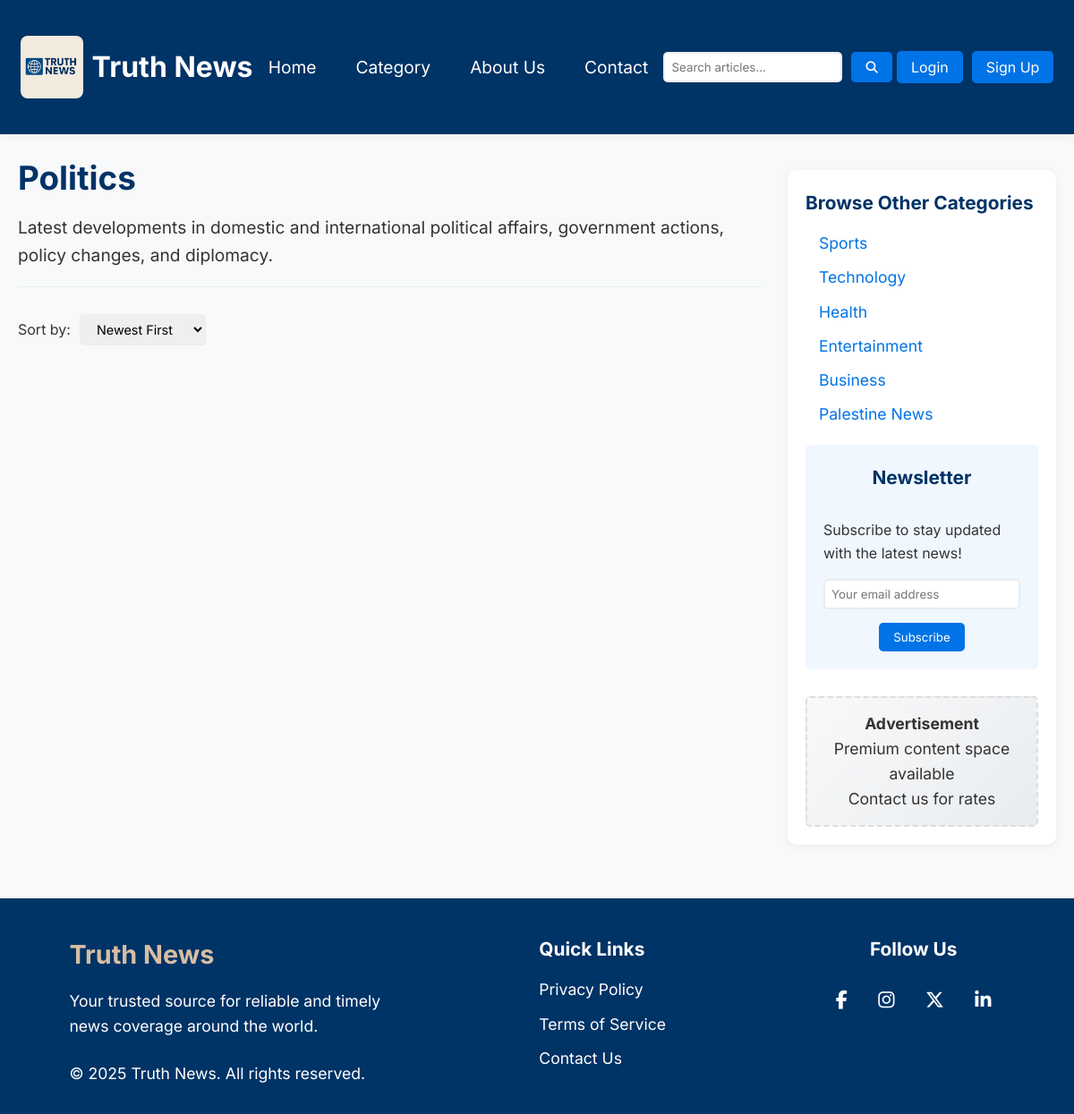
/category.php?id=1, run on the app's committed database.
### tables this page shows
CREATE TABLE categories(
    category_id INT PRIMARY KEY,
    category_name VARCHAR(50) NOT NULL,
    category_description VARCHAR(255) NOT NULL
);

### category.php (the view, shortened to what this page needs)
<?php
include 'config/db.php';
if(isset($_GET['id'])){
    $category_id = intval($_GET['id']);
    $category_sql = "SELECT * FROM categories WHERE category_id = $category_id";
    $category_result = mysqli_query($connection, $category_sql);
    $category_details = mysqli_fetch_assoc($category_result);
} else {
    die("Category ID not provided.");
}
?>
<?php include 'includes/header.php'; ?>
<div class="layout-container">
    <main>
        <div class="category-header">
            <h1><?php echo htmlspecialchars($category_details['category_name']); ?></h1>
            <p class="category-description"><?php echo htmlspecialchars($category_details['category_description']); ?></p>
        </div>
        <div class="category-sorting">
            <span>Sort by:</span>
            <select>
                <option>Newest First</option>
            </select>
        </div>
    </main>
    <aside class="sidebar">
        <h3>Browse Other Categories</h3>
        <ul class="related-categories">
            <?php foreach ($categories as $related): ?>
                <?php if ($related['category_id'] != $category_id): ?>
                    <li>
                        <a href="category.php?id=<?php echo $related['category_id']; ?>">
                            <?php echo htmlspecialchars($related['category_name']); ?>
                        </a>
                    </li>
                <?php endif; ?>
            <?php endforeach; ?>
        </ul>
        <div class="newsletter">
            <h3>Newsletter</h3>
            <p>Subscribe to stay updated with the latest news!</p>
            <input type="email" placeholder="Your email address">
            <button>Subscribe</button>
        </div>
        <div class="ad">
            <p><strong>Advertisement</strong><br>
            Premium content space available<br>
            Contact us for rates</p>
        </div>
    </aside>
</div>
<?php include 'includes/footer.php'; ?>

### assets/styles.css (style rules this page uses)
:root { --primary-color: #003366; --secondary-color: #0073e6; --accent-color: #d6bea3; --button-hover: #005bb5; --text-color: #333; --bg-color: #f8f9fa; --border-color: #e9ecef; --shadow: 0 2px 8px rgba(0,0,0,0.06); --shadow-hover: 0 6px 12px rgba(0,0,0,0.1); }
* { margin: 0; padding: 0; box-sizing: border-box; font-family: 'Inter', sans-serif; }
body { background-color: var(--bg-color); color: var(--text-color); line-height: 1.6; }
h1 { font-size: 2rem; }
h3 { font-size: 1.3rem; color: var(--primary-color); }
p, a { font-size: 1.1rem; color: var(--text-color); }
button { padding: 8px 16px; background-color: var(--secondary-color); border: none; border-radius: 5px; color: white; cursor: pointer; transition: background-color 0.3s ease; }
.layout-container { max-width: 1200px; margin: 0 auto; padding: 20px; display: grid; grid-template-columns: 1fr 300px; gap: 30px; }
.sidebar { background: white; padding: 20px; margin: 20px 0; border-radius: 10px; box-shadow: var(--shadow); position: sticky; top: 160px; height: fit-content; }
.sidebar h3 { margin-bottom: 15px; }
.sidebar ul { list-style: none; margin-bottom: 20px; }
.sidebar ul li { margin-bottom: 10px; padding-left: 15px; position: relative; }
.sidebar ul li a { text-decoration: none; color: var(--secondary-color); transition: color 0.3s ease; }
.sidebar .ad { background: linear-gradient(135deg, #f8f9fa, #e9ecef); padding: 15px; text-align: center; color: #666; border: 2px dashed #ddd; border-radius: 5px; }
.newsletter { background-color: #f0f7ff; padding: 20px; border-radius: 5px; margin-bottom: 30px; display: flex; flex-direction: column; align-items: center; gap: 15px; }
.newsletter p { font-size: 1rem; }
.newsletter input { width: 100%; padding: 7px; border: 2px solid var(--border-color); color: var(--text-color); border-radius: 5px; }
.category-header { margin-bottom: 30px; padding-bottom: 20px; border-bottom: 1px solid var(--border-color); }
.category-header h1 { font-size: 2.3rem; color: var(--primary-color); margin-bottom: 10px; }
.category-description { font-size: 1.2rem; }
.category-sorting { margin-bottom: 20px; display: flex; align-items: center; gap: 10px; }
.category-sorting select { padding: 7px 14px; border-radius: 5px; border: 1px solid var(--border-color); font-size: 0.9rem; }

### data on the page
categories: category_name "Politics", category_description "Latest developments in domestic and international political affairs, government actions, policy changes, and diplomacy."
categories: category_name "Sports"
categories: category_name "Technology"
categories: category_name "Health"
categories: category_name "Entertainment"
categories: category_name "Business"
categories: category_name "Palestine News"
